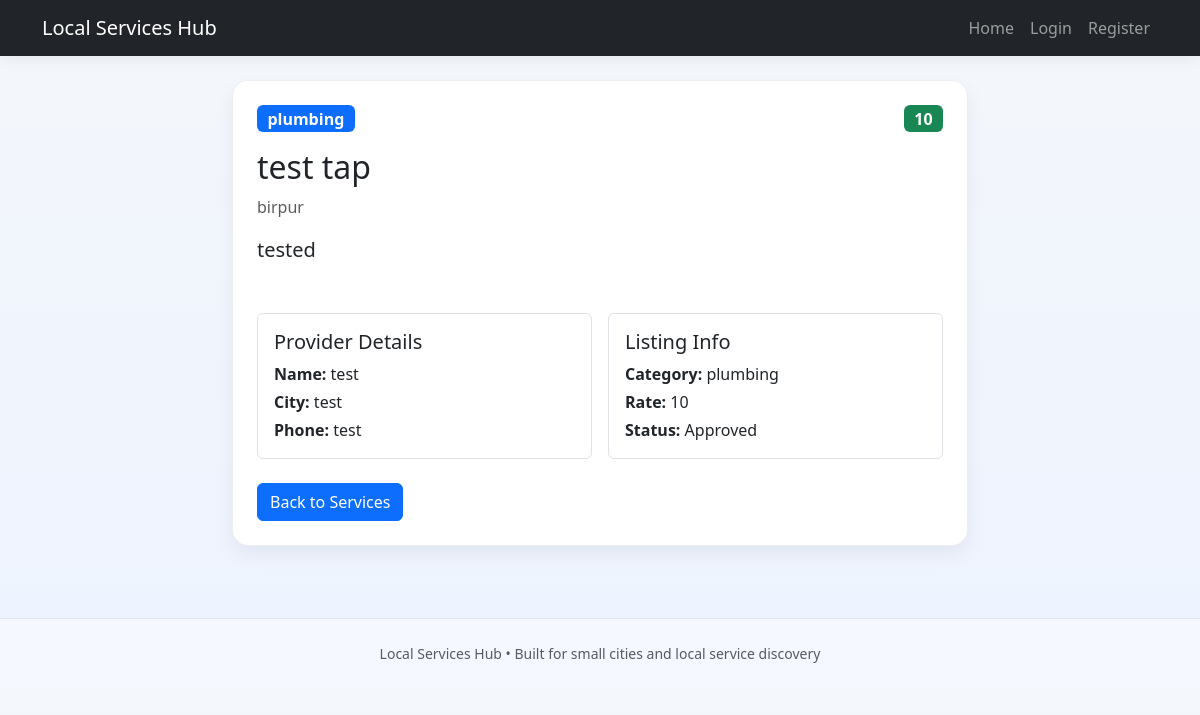
/service/1, run on the app's committed database.
### tables this page shows
CREATE TABLE services (
            id INTEGER PRIMARY KEY AUTOINCREMENT,
            provider_id INTEGER NOT NULL,
            title TEXT NOT NULL,
            category TEXT NOT NULL,
            description TEXT NOT NULL,
            city TEXT NOT NULL,
            price TEXT,
            status TEXT NOT NULL DEFAULT 'pending' CHECK(status IN ('pending', 'approved', 'rejected', 'disabled')),
            created_at TIMESTAMP DEFAULT CURRENT_TIMESTAMP,
            FOREIGN KEY(provider_id) REFERENCES users(id)
        );

CREATE TABLE users (
            id INTEGER PRIMARY KEY AUTOINCREMENT,
            username TEXT NOT NULL UNIQUE,
            password_hash TEXT NOT NULL,
            role TEXT NOT NULL CHECK(role IN ('admin', 'customer', 'provider')),
            full_name TEXT NOT NULL,
            phone TEXT,
            city TEXT,
            created_at TIMESTAMP DEFAULT CURRENT_TIMESTAMP
        );

### app.py (the view)
@app.route("/service/<int:service_id>")
def service_detail(service_id):
    conn = get_db()
    service = conn.execute(
        """
        SELECT s.*, u.full_name AS provider_name, u.phone AS provider_phone, u.city AS provider_city
        FROM services s
        JOIN users u ON u.id = s.provider_id
        WHERE s.id = ? AND s.status = 'approved'
        """,
        (service_id,),
    ).fetchone()
    conn.close()
    if not service:
        flash("Service not found.", "danger")
        return redirect(url_for("index"))
    return render_template(
        "service_detail.html",
        service=dict(service),
        user=current_user(),
    )

### app.py (called while the page is built, shortened)
def get_db():
    conn = sqlite3.connect(DB_PATH)
    conn.row_factory = sqlite3.Row
    return conn

def current_user():
    user_id = session.get("user_id")
    if not user_id:
        return None

### templates/service_detail.html
{% extends 'base.html' %}
{% block content %}
    <div class="row justify-content-center">
        <div class="col-lg-8">
            <div class="card p-4">
                <div class="d-flex justify-content-between align-items-center flex-wrap gap-2 mb-3">
                    <span class="badge bg-primary fs-6">{{ service.category }}</span>
                    {% if service.price %}
                        <span class="badge bg-success fs-6">{{ service.price }}</span>
                    {% endif %}
                </div>
                <h1 class="h2">{{ service.title }}</h1>
                <p class="text-muted">{{ service.city }}</p>
                <p class="lead">{{ service.description }}</p>
                <div class="row g-3 mt-3">
                    <div class="col-md-6">
                        <div class="border rounded p-3">
                            <h5>Provider Details</h5>
                            <p class="mb-1"><strong>Name:</strong> {{ service.provider_name }}</p>
                            <p class="mb-1"><strong>City:</strong> {{ service.provider_city }}</p>
                            <p class="mb-0"><strong>Phone:</strong> {{ service.provider_phone or 'Not provided' }}</p>
                        </div>
                    </div>
                    <div class="col-md-6">
                        <div class="border rounded p-3 h-100">
                            <h5>Listing Info</h5>
                            <p class="mb-1"><strong>Category:</strong> {{ service.category }}</p>
                            <p class="mb-1"><strong>Rate:</strong> {{ service.price or 'Negotiable' }}</p>
                            <p class="mb-0"><strong>Status:</strong> Approved</p>
                        </div>
                    </div>
                </div>
                <div class="mt-4">
                    <a class="btn btn-primary" href="{{ url_for('index') }}">Back to Services</a>
                </div>
            </div>
        </div>
    </div>
{% endblock %}

### templates/base.html (style rules this page uses)
body { background: linear-gradient(180deg, #f4f7fb 0%, #edf3ff 100%); color: #14213d; }
.card { border-radius: 16px; box-shadow: 0 8px 20px rgba(15,23,42,0.06); border: 1px solid rgba(148,163,184,0.18); }

### data on the page
services: category "plumbing", price "10", title "test tap", city "birpur", description "tested"
users: provider_name "test", provider_city "test", phone "test"
